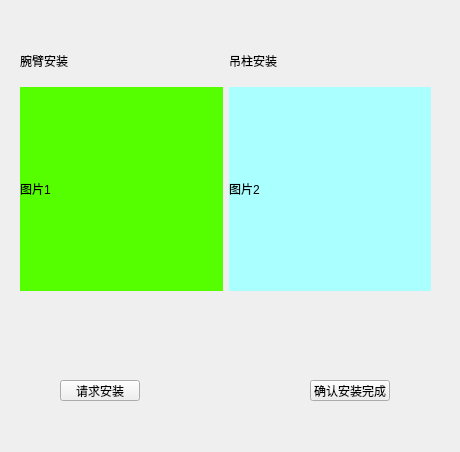
<?xml version="1.0" encoding="UTF-8"?>
<ui version="4.0">
 <class>DownLoadWidget</class>
 <widget class="QWidget" name="DownLoadWidget">
  <property name="geometry">
   <rect>
    <x>0</x>
    <y>0</y>
    <width>460</width>
    <height>452</height>
   </rect>
  </property>
  <property name="windowTitle">
   <string>Form</string>
  </property>
  <widget class="QPushButton" name="CancelDownBtn">
   <property name="geometry">
    <rect>
     <x>310</x>
     <y>380</y>
     <width>80</width>
     <height>21</height>
    </rect>
   </property>
   <property name="text">
    <string>确认安装完成</string>
   </property>
  </widget>
  <widget class="QPushButton" name="RequestDownBtn">
   <property name="geometry">
    <rect>
     <x>60</x>
     <y>380</y>
     <width>80</width>
     <height>21</height>
    </rect>
   </property>
   <property name="text">
    <string>请求安装</string>
   </property>
  </widget>
  <widget class="QLabel" name="tiplabel">
   <property name="geometry">
    <rect>
     <x>80</x>
     <y>360</y>
     <width>271</width>
     <height>41</height>
    </rect>
   </property>
   <property name="font">
    <font>
     <pointsize>12</pointsize>
    </font>
   </property>
   <property name="text">
    <string/>
   </property>
  </widget>
  <widget class="QWidget" name="">
   <property name="geometry">
    <rect>
     <x>20</x>
     <y>40</y>
     <width>411</width>
     <height>251</height>
    </rect>
   </property>
   <layout class="QHBoxLayout" name="horizontalLayout">
    <item>
     <layout class="QVBoxLayout" name="verticalLayout" stretch="1,5">
      <item>
       <widget class="QLabel" name="label">
        <property name="text">
         <string>腕臂安装</string>
        </property>
       </widget>
      </item>
      <item>
       <widget class="QLabel" name="label_3">
        <property name="styleSheet">
         <string notr="true">background-color: rgb(85, 255, 0);</string>
        </property>
        <property name="text">
         <string>图片1</string>
        </property>
       </widget>
      </item>
     </layout>
    </item>
    <item>
     <layout class="QVBoxLayout" name="verticalLayout_2" stretch="1,5">
      <item>
       <widget class="QLabel" name="label_2">
        <property name="text">
         <string>吊柱安装</string>
        </property>
       </widget>
      </item>
      <item>
       <widget class="QLabel" name="label_4">
        <property name="styleSheet">
         <string notr="true">background-color: rgb(170, 255, 255);</string>
        </property>
        <property name="text">
         <string>图片2</string>
        </property>
       </widget>
      </item>
     </layout>
    </item>
   </layout>
  </widget>
 </widget>
 <resources/>
 <connections/>
</ui>
